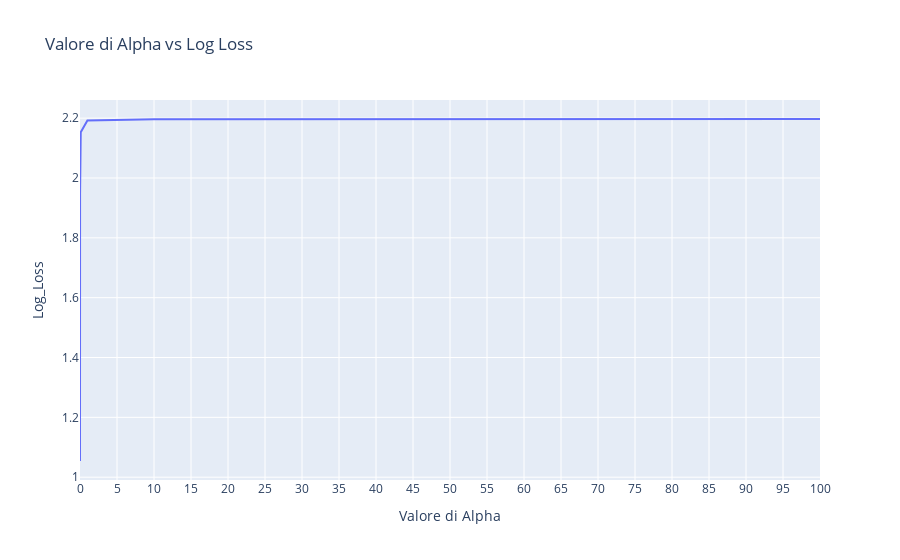

Notebook code for this chart:
### Code cell
# Creazione di un dizionario con i valori di Alpha e Log Loss
results_dict = {'Valore di Alpha': alpha_values, 'Log_Loss': log_loss_results}

# Creazione del DataFrame a partire dal dizionario
model_df = pd.DataFrame(results_dict)

# Ordinamento dei dati per Alpha in ordine decrescente
model_df.sort_values(by='Valore di Alpha', ascending=False, inplace=True)

# Creazione del grafico a linee per visualizzare Alpha vs Log Loss
fig = px.line(
    model_df, 
    x='Valore di Alpha', 
    y='Log_Loss', 
    title='Valore di Alpha vs Log Loss'
)

# Aggiungere ticks personalizzati sull'asse X
fig.update_xaxes(
    dtick=5,  # Imposta il passo dei tick a 5
    tickmode='linear'  # Modalità tick lineare
)

# Visualizzazione del grafico
fig.show()

### Figure 1 — Plotly figure (JSON) as saved in the notebook; plotly's stock layout.template omitted (floating-point values rounded to 4 significant figures)
{"data": [{"hovertemplate": "Valore di Alpha=%{x}<br>Log_Loss=%{y}<extra></extra>", "legendgroup": "", "line": {"color": "#636efa", "dash": "solid"}, "marker": {"symbol": "circle"}, "mode": "lines", "name": "", "orientation": "v", "showlegend": false, "type": "scatter", "x": [100, 10, 1, 0.1, 0.01, 0.001, 0.0001], "xaxis": "x", "y": [2.197, 2.197, 2.192, 2.153, 1.949, 1.453, 1.054], "yaxis": "y"}], "layout": {"autosize": true, "legend": {"tracegroupgap": 0}, "title": {"text": "Valore di Alpha vs Log Loss"}, "xaxis": {"anchor": "y", "autorange": true, "domain": [0, 1], "dtick": 5, "range": [0.0001, 100], "tickmode": "linear", "title": {"text": "Valore di Alpha"}, "type": "linear"}, "yaxis": {"anchor": "x", "autorange": true, "domain": [0, 1], "range": [0.9906, 2.261], "title": {"text": "Log_Loss"}, "type": "linear"}}}
